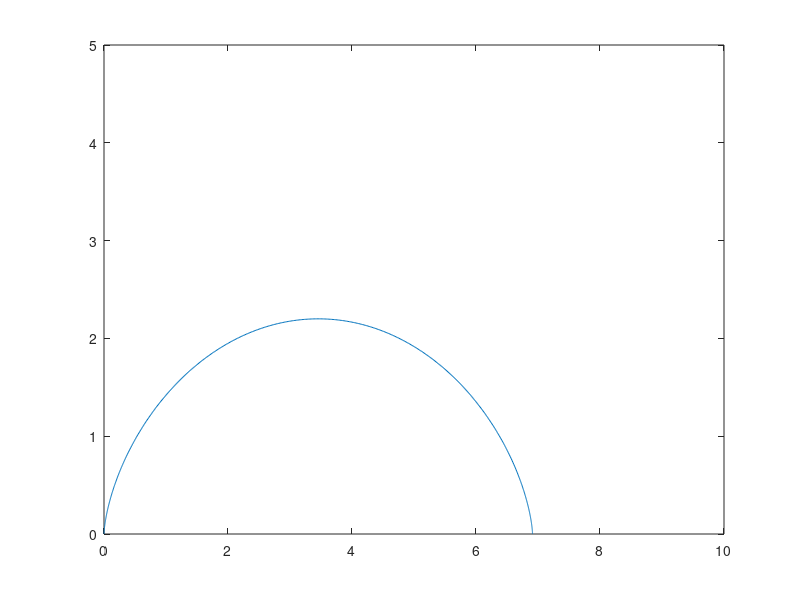

Here is the MATLAB script that generated this plot:
close all; clear all; clc;

% radius
r = 1.1;

% parametric eqns
x = @(t) r.*(t-sin(t));
y = @(t) r.*(1-cos(t));

% plotting
t = 0:0.01:2*pi;
plot(x(t),y(t));
xlim([0,10]); ylim([0, 5]);